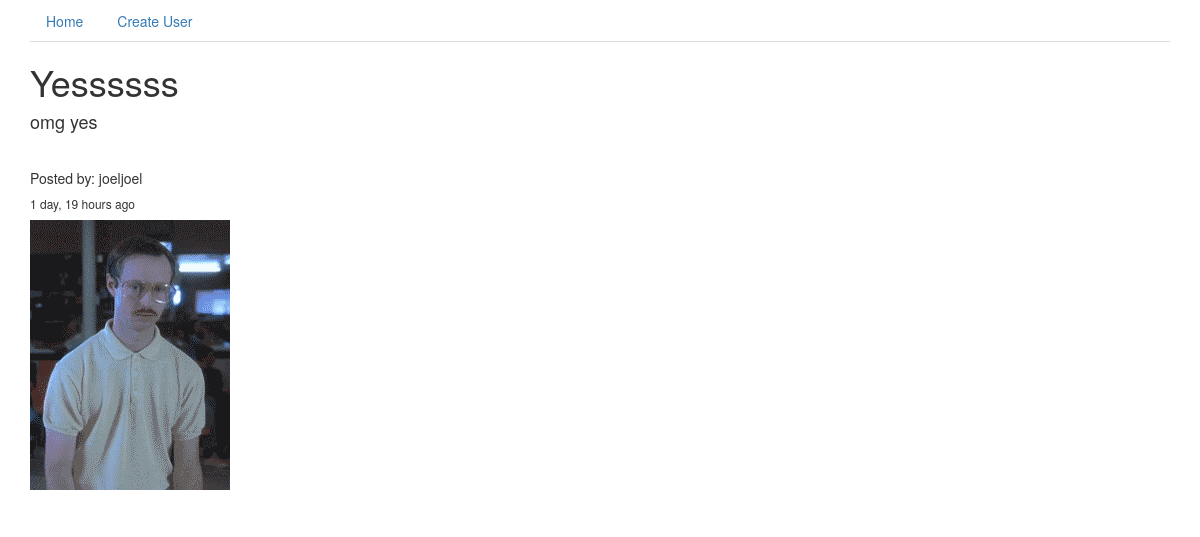
Screenshot of /post/11/ with the database file from the repository.
### app/models.py (models this page shows)
class Post(models.Model):
    title = models.CharField(max_length=50)
    description = models.TextField(blank=True, null=True)
    image = models.FileField()
    categories = models.ManyToManyField(Category)
    created_by = models.ForeignKey('auth.User')
    created_time = models.DateTimeField(auto_now_add=True)
    class Meta:
        ordering = ("-created_time",)
    @property
    def image_url(self):
        if self.image:
            return self.image.url
        return "https://www.dunkindonuts.com/content/dunkindonuts/en/menu/beverages/hotbeverages/specialitycoffee/latte/_jcr_content/block/image.img.png/1466490202242.png"

### app/views.py (the view, shortened to what this page needs)
# urls.py: url(r'^post/(?P<pk>\d+)/$', PostDetailCommentCreateView.as_view(), name="post_detail_comment_create_view"),
class PostDetailCommentCreateView(CreateView):
    model = Comment
    fields = ('content',)
    template_name = 'app/post_detail_comment_create.html'
    def get_context_data(self, **kwargs):
        context = super(PostDetailCommentCreateView, self).get_context_data(**kwargs)
        context['post'] = Post.objects.get(id=self.kwargs["pk"])
        return context

### templates/app/post_detail_comment_create.html (shortened to what this page needs)
{% extends 'base.html' %}
{% block content %}
<h1>{{ post.title }}</h1>
<h4>{{ post.description }}</h4>
<br>
<h5>Posted by: {{ post.created_by }}</h5>
<h6>{{ post.created_time|timesince }} ago</h6>
<img src="{{ MEDIA_URL }}{{ post.image_url }}" alt="Picture of {{ post.title }}" />
<br>
<br>
{% endblock %}

### rows the page displays
Post: title "Yessssss", description "omg yes", created_by "joeljoel", created_time "1 day, 19 hours", image_url (picture)
